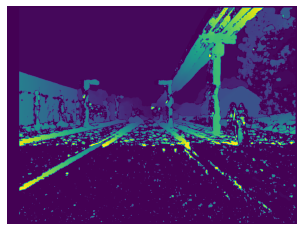
#> input picture Stereo Image based Obstacle Avoidance/depth map.png, 304 x 231 px, given in place of bike.png, which was not available
$ python 'object distance.py'
#> lines starting #> are read from the running program, lines starting #| are printed output that depends on the picture; pictures that were not available may be replaced by others from this repository, and a replacement may not be noted
import cv2 as cv
import numpy as np
from projection_matrices import p_left,p_right
method = cv.TM_SQDIFF_NORMED


bike_image = cv.imread('bike.png')
#> bike_image is the input picture: shape (231, 304, 3); mean B, G, R 114.8, 54.9, 85.7
left_image = cv.imread('left.png')
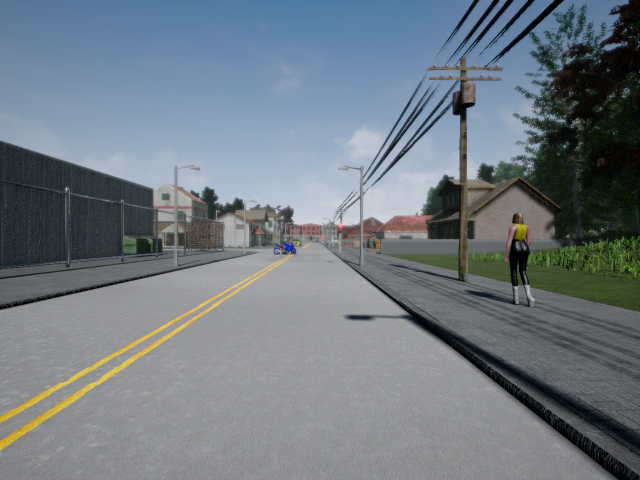
#> input picture Stereo Image based Obstacle Avoidance/left.png, 1280 x 960 px (shown at 1/2 size)
#> left_image is the input picture: shape (960, 1280, 3); mean B, G, R 129.9, 122.4, 113
right_image = cv.imread('right.png')
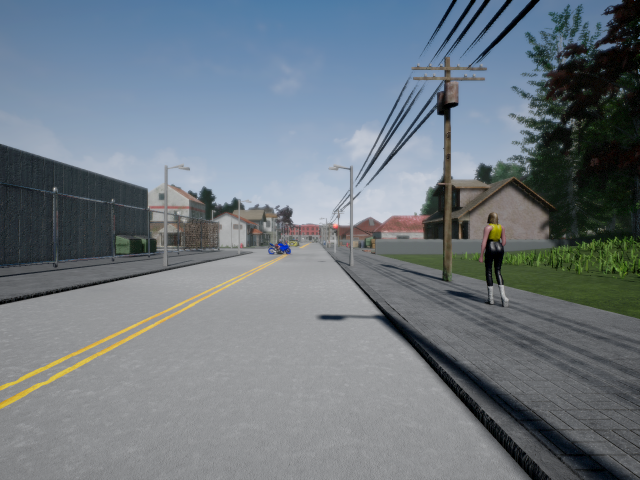
#> input picture Stereo Image based Obstacle Avoidance/right.png, 1280 x 960 px (shown at 1/2 size)
#> right_image is the input picture: shape (960, 1280, 3); mean B, G, R 128.2, 120.5, 110.9

resultL = cv.matchTemplate(bike_image, left_image, method)
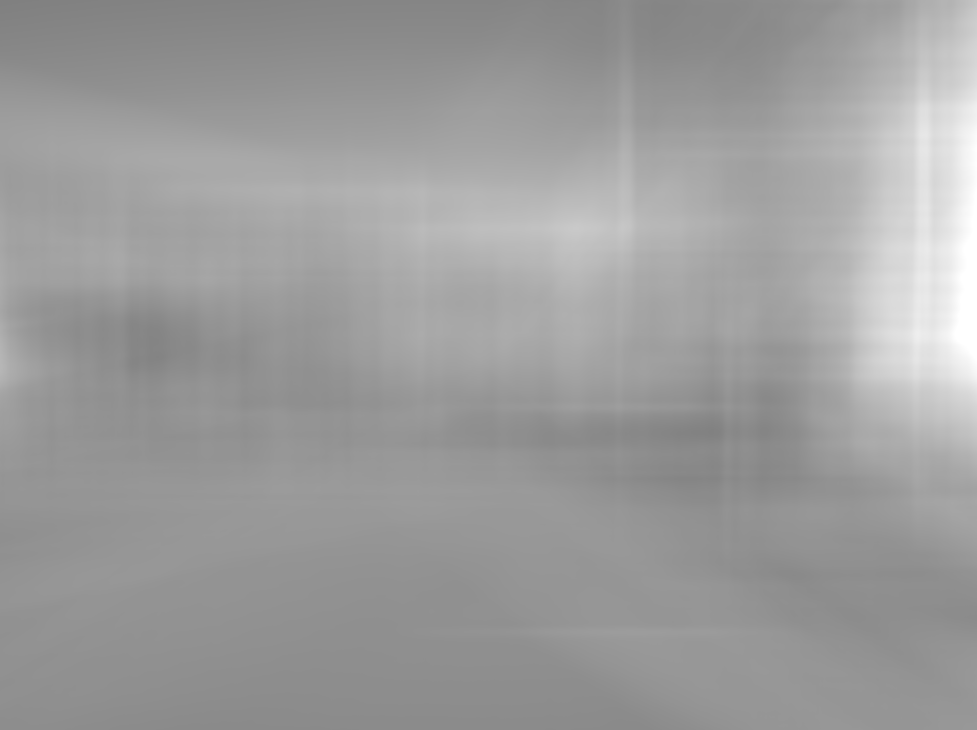
#> resultL: shape (730, 977) float32; min 0.503, max 1, mean 0.616
resultR = cv.matchTemplate(bike_image, right_image, method)


mnL,_,mnLocL,_ = cv.minMaxLoc(resultL)
#> mnL = 0.503; mnLocL = (0, 0)
mnR,_,mnLocR,_ = cv.minMaxLoc(resultR)
#> mnR = 0.503; mnLocR = (0, 0)


MPxL,MPyL = mnLocL
#> MPxL = 0; MPyL = 0
MPxR,MPyR = mnLocR
#> MPxR = 0; MPyR = 0


trows,tcols = bike_image.shape[:2]
#> trows = 231; tcols = 304

xL,yL = MPxL+tcols/2,MPyL+trows/2
#> xL = 152; yL = 115.5
xR,yR = MPxR+tcols/2,MPyR+trows/2
#> xR = 152; yR = 115.5


height,width = left_image.shape[:2]
#> height = 960; width = 1280

uL,vL = yL,width-xL
#> uL = 115.5; vL = 1128
uR,vR = yR,width-xR
#> uR = 115.5; vR = 1128

imgL = np.array([[uL],[vL],[1]])
#> imgL = [115.5, 1128, 1]
imgR = np.array([[uR],[vR],[1]])
#> imgR = [115.5, 1128, 1]

p_left_3x3 = p_left[0:3,0:3]
p_right_3x3 = p_right[0:3,0:3]

p_left_column = p_left[0:3,3]
p_right_column = p_right[0:3,3]

final_mat = np.subtract(np.matmul(np.linalg.inv(p_left_3x3),p_left_column),np.matmul(np.linalg.inv(p_left_3x3),p_right_column))


coeff_left= np.matmul(np.linalg.inv(p_left_3x3),imgL)
#> coeff_left = [-0.82, 1.35, 1]
coeff_right= np.matmul(np.linalg.inv(p_right_3x3),imgR)
#> coeff_right = [-0.82, 1.35, 1]

ml = coeff_left[0][0]
#> ml = -0.82
nl = coeff_left[1][0]
#> nl = 1.35
mr = coeff_right[0][0]
#> mr = -0.82
nr = coeff_right[1][0]
#> nr = 1.35


coeff_mat = np.array([[ml,-mr,0],[nl,-nr,0],[0,0,1]])
#> coeff_mat = [[-0.82, 0.82, 0], [1.35, -1.35, 0], [0, 0, 1]]


solution = np.linalg.solve(coeff_mat,final_mat)
#> solution = [2.73e+15, 2.73e+15, 0]

Z_left = solution[0]
#> Z_left = 2.73e+15
Z_right = solution[1]
#> Z_right = 2.73e+15

print('Distance from left camera is %0.3f metres' % Z_left)
#| Distance from left camera is 2733956023791464.500 metres
print('Distance from right camera is %0.3f metres'% Z_right)
#| Distance from right camera is 2733956023791464.500 metres
